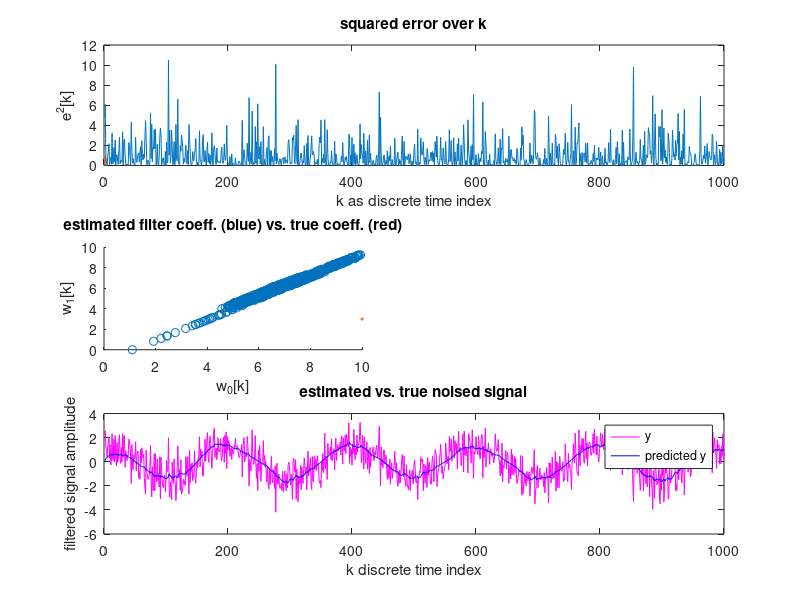
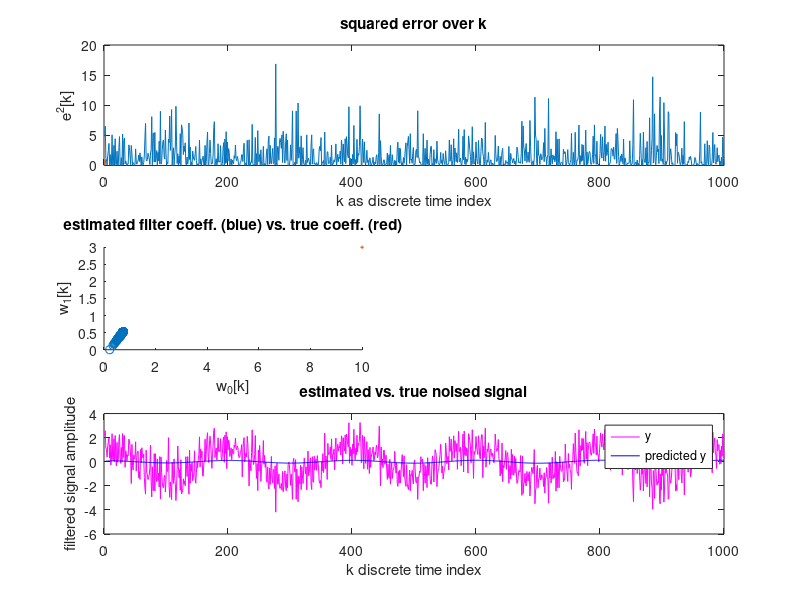
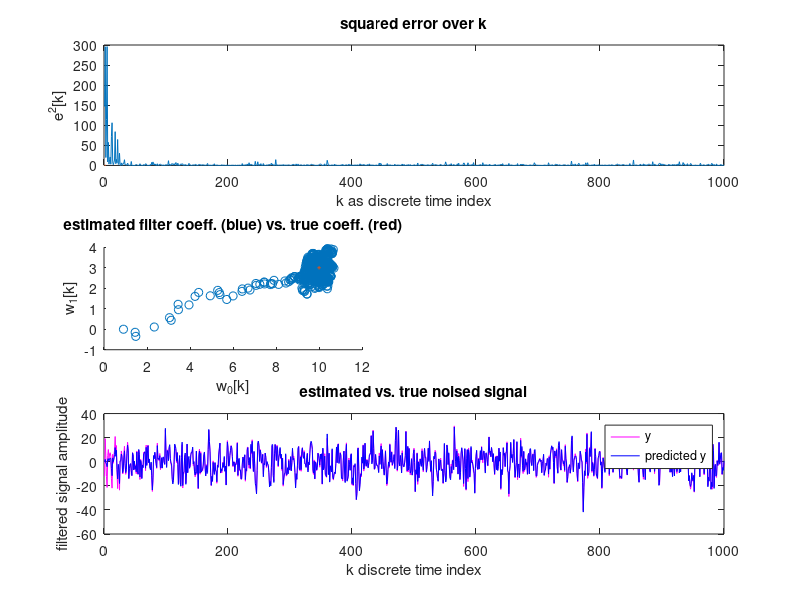
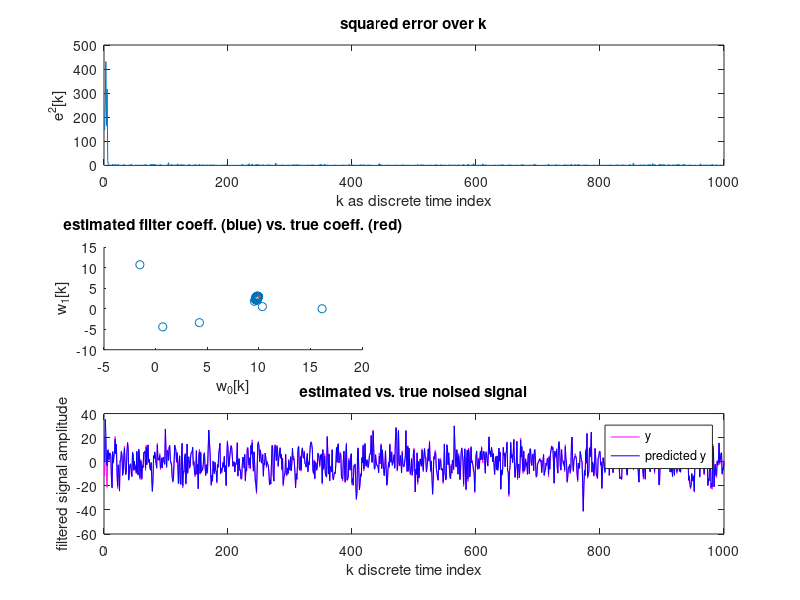

Write the MATLAB code that produced these figures, in order.
%%%%%%%%%%%%%%%%%%%%%%%%%%%%%%%%%%%%%%%%%% preparing the functions %%%%%%%%%%%%%%%%%%%%%%%%%%%%%%%%%%%%%%%%%%%%%
N = 1000;
k = (1:N);
sigma = 1; % variance
n = randn(N, 1);

function return_w = w_LMS_normal(k,full_input_signal,current_error_value,old_w,mu=0.1,gamma=0.01,order_p=2),
    
    if (k<=order_p),
        x_window = [ones(1,order_p-k)-1, full_input_signal(1:k)];
    else
        x_window = full_input_signal(k-order_p+1:k);
    endif
    x_window = transpose(x_window(end:-1:1)); % reverse structure such that newest time point is first element
    
    
    return_w = old_w + (mu/(gamma+(transpose(x_window)*x_window))) * x_window*current_error_value;
endfunction

function return_w = w_LMS_stochastic(k,full_input_signal,current_error_value,old_w,order_p=2),

    if (k<=order_p),
        x_window = [ones(1,order_p-k)-1, full_input_signal(1:k)];
    else
        x_window = full_input_signal(k-order_p+1:k);
    endif
    x_window = transpose(x_window(end:-1:1)); % reverse structure such that newest time point is first element
        
    return_w = old_w + (1/k) * x_window * current_error_value;
endfunction

function return_pred = filter_out(k,filter,full_input_signal,order_p=2),
    if (k<=order_p),
        x_window = [ones(1,order_p-k)-1, full_input_signal(1:k)];
    else
        x_window = full_input_signal(k-2+1:k);
        x_window
    endif

    x_window = transpose(x_window(end:-1:1)); % reverse structure such that newest time point is first element
    x_window
    return_pred = transpose(x_window) * filter
endfunction

function return_y = y(k,full_input_signal,current_noise_value,h_trans=[10,3],order_p=2),
    if (k<=order_p),
        x_window = [ones(1,order_p-k)-1, full_input_signal(1:k)];
    else
        x_window = full_input_signal(k-2+1:k);
    endif
    x_window = transpose(x_window(end:-1:1)); % reverse structure such that newest time point is first element

    return_y = h_trans * x_window + current_noise_value
endfunction

signal1 = 0.1 * cos(pi*k/(N/10));
signal2 = 0 + sqrt(1) * transpose(randn(N,1));

function return_mse = current_mse_value(y,y_est),
    return_mse = (y-y_est).^2; % for LMS lecture 04, page 35
endfunction

function return_lms_error = current_lms_error_value(y,y_est),
    return_lms_error = y-y_est % for LMS lecture 04, page 22
endfunction

%%%%%%%%%%%%%%%%%%%%%%%%%%%%%%%%% Generate the needed data %%%%%%%%%%%%%%%%%%%%%%%%%%%%%%%%%%%%%%%%%%
order_p = 2;
initialization = ones(order_p,1)-1; % lecture 04, page 22
w_ONE = initialization; % because initialization of x is also 0
w_TWO = initialization; 
w_THREE = initialization; 
w_FOUR = initialization; 

collect_error_normal_signal1 = [];
collect_w0_normal_signal1 = [];
collect_w1_normal_signal1 = [];
collect_pred_normal_signal1 = [];
collect_y_signal1 = [];

collect_error_stochastic_signal1 = [];
collect_w0_stochastic_signal1 = [];
collect_w1_stochastic_signal1 = [];
collect_pred_stochastic_signal1 = [];

collect_error_normal_signal2 = [];
collect_w0_normal_signal2 = [];
collect_w1_normal_signal2 = [];
collect_pred_normal_signal2 = [];
collect_y_signal2 = [];

collect_error_stochastic_signal2 = [];
collect_w0_stochastic_signal2 = [];
collect_w1_stochastic_signal2 = [];
collect_pred_stochastic_signal2 = [];


% lecture 04, page 22:
for k_=1:N,

    % ONE: NORMALIZED ALGORITHM SIGNAL 1
    % First produce filter outputs:

    pred_ONE = filter_out(k_,w_ONE,signal1);

    collect_pred_normal_signal1 = [collect_pred_normal_signal1, pred_ONE];

    % Secondly, calculate the error value:
    y_val_signal1 = y(k_,signal1,n(k_));
    collect_y_signal1 = [collect_y_signal1, y_val_signal1];
    
    error_ONE = current_mse_value(y_val_signal1,pred_ONE);
    
    collect_error_normal_signal1 = [collect_error_normal_signal1, error_ONE];
    
    relevant_error_ONE = current_lms_error_value(y_val_signal1,pred_ONE);
    % Finally update w:
    w_ONE =  w_LMS_normal(k_,signal1,relevant_error_ONE,w_ONE);
    
    collect_w0_normal_signal1 = [collect_w0_normal_signal1, w_ONE(1)];
    collect_w1_normal_signal1 = [collect_w1_normal_signal1, w_ONE(2)];


    % TWO: STOCHASTIC ALGORITHM SIGNAL 1

    pred_TWO = filter_out(k_,w_TWO,signal1);

    collect_pred_stochastic_signal1 = [collect_pred_stochastic_signal1, pred_TWO];

    % Secondly, calculate the error value:
    
    error_TWO = current_mse_value(y_val_signal1,pred_TWO);
    
    collect_error_stochastic_signal1 = [collect_error_stochastic_signal1, error_TWO];
    
    relevant_error_TWO = current_lms_error_value(y_val_signal1,pred_TWO);
    % Finally update w:
    w_TWO =  w_LMS_stochastic(k_,signal1,relevant_error_TWO,w_TWO);
    
    collect_w0_stochastic_signal1 = [collect_w0_stochastic_signal1, w_TWO(1)];
    collect_w1_stochastic_signal1 = [collect_w1_stochastic_signal1, w_TWO(2)];


    % THREE: NORMALIZED ALGORITHM SIGNAL 2
    % First produce filter outputs:

    pred_THREE = filter_out(k_,w_THREE,signal2);

    collect_pred_normal_signal2 = [collect_pred_normal_signal2, pred_THREE];

    % Secondly, calculate the error value:
    y_val_signal2 = y(k_,signal2,n(k_));
    collect_y_signal2 = [collect_y_signal2, y_val_signal2];
    
    error_THREE = current_mse_value(y_val_signal2,pred_THREE);
    
    collect_error_normal_signal2 = [collect_error_normal_signal2, error_THREE];
    
    relevant_error_THREE = current_lms_error_value(y_val_signal2,pred_THREE);
    % Finally update w:
    w_THREE =  w_LMS_normal(k_,signal2,relevant_error_THREE,w_THREE);
    
    collect_w0_normal_signal2 = [collect_w0_normal_signal2, w_THREE(1)];
    collect_w1_normal_signal2 = [collect_w1_normal_signal2, w_THREE(2)];


    % FOUR: STOCHASTIC ALGORITHM SIGNAL 2
    % First produce filter outputs:

    pred_FOUR = filter_out(k_,w_FOUR,signal2);

    collect_pred_stochastic_signal2 = [collect_pred_stochastic_signal2, pred_FOUR];

    % Secondly, calculate the error value:
    
    error_FOUR = current_mse_value(y_val_signal2,pred_FOUR);
    
    collect_error_stochastic_signal2 = [collect_error_stochastic_signal2, error_FOUR];
    
    relevant_error_FOUR = current_lms_error_value(y_val_signal2,pred_FOUR);
    % Finally update w:
    w_FOUR =  w_LMS_stochastic(k_,signal2,relevant_error_FOUR,w_FOUR);
    
    collect_w0_stochastic_signal2 = [collect_w0_stochastic_signal2, w_FOUR(1)];
    collect_w1_stochastic_signal2 = [collect_w1_stochastic_signal2, w_FOUR(2)];


endfor

%%%%%%%%%%%%%%%%%% Plotting %%%%%%%%%%%%%%%%%%%%%%%%%%%%%
% ONE: NORMALIZED ALGORITHM SIGNAL 1
subplot(3,2,1:2) % number rows, number columns, total position
plot(k,collect_error_normal_signal1, Color=[0,1,0])
xlabel('k as discrete time index');
ylabel('e^2[k]');
title('squared error over k');

subplot(3,2,3)
scatter( collect_w0_normal_signal1, collect_w1_normal_signal1)
hold on
scatter(10,3, Linewidth=6,Marker="+") % scatter h
hold off
%legend('estimated filter coefficients','aimed filter coefficients') %, Location='northeastoutside')
xlabel('w_0[k]');
ylabel('w_1[k]');
title('estimated filter coeff. (blue) vs. true coeff. (red)');

subplot(3,2,5:6)
plot(k,collect_y_signal1, Color='magenta')
hold on
plot(k,collect_pred_normal_signal1, Color='blue')
hold off
legend('y', 'predicted y', Location='northoutside')
xlabel('k discrete time index');
ylabel('filtered signal amplitude');
title('estimated vs. true noised signal');

print('NormalizedLMS_SignalCos.png')



% TWO: STOCHASTIC ALGORITHM SIGNAL 1
subplot(3,2,1:2) % number rows, number columns, total position
plot(k,collect_error_stochastic_signal1, Color=[0,1,0])
xlabel('k as discrete time index');
ylabel('e^2[k]');
title('squared error over k');

subplot(3,2,3)
scatter( collect_w0_stochastic_signal1, collect_w1_stochastic_signal1)
hold on
scatter(10,3, Linewidth=6,Marker="+") % scatter h
hold off
%legend('estimated filter coefficients','aimed filter coefficients') %, Location='northeastoutside')
xlabel('w_0[k]');
ylabel('w_1[k]');
title('estimated filter coeff. (blue) vs. true coeff. (red)');

subplot(3,2,5:6)
plot(k,collect_y_signal1, Color='magenta')
hold on
plot(k,collect_pred_stochastic_signal1, Color='blue')
hold off
legend('y', 'predicted y', Location='northoutside')
xlabel('k discrete time index');
ylabel('filtered signal amplitude');
title('estimated vs. true noised signal');

print('StochasticLMS_SignalCos.png')



% THREE: NORMALIZED ALGORITHM SIGNAL 2
subplot(3,2,1:2) % number rows, number columns, total position
plot(k,collect_error_normal_signal2, Color=[0,1,0])
xlabel('k as discrete time index');
ylabel('e^2[k]');
title('squared error over k');

subplot(3,2,3)
scatter( collect_w0_normal_signal2, collect_w1_normal_signal2)
hold on
scatter(10,3, Linewidth=6,Marker="+") % scatter h
hold off
%legend('estimated filter coefficients','aimed filter coefficients') %, Location='northeastoutside')
xlabel('w_0[k]');
ylabel('w_1[k]');
title('estimated filter coeff. (blue) vs. true coeff. (red)');

subplot(3,2,5:6)
plot(k,collect_y_signal2, Color='magenta')
hold on
plot(k,collect_pred_normal_signal2, Color='blue')
hold off
legend('y', 'predicted y', Location='northoutside')
xlabel('k discrete time index');
ylabel('filtered signal amplitude');
title('estimated vs. true noised signal');

print('NormalizedLMS_SignalNormal.png')



% FOUR: STOCHASTIC ALGORITHM SIGNAL 2
subplot(3,2,1:2) % number rows, number columns, total position
plot(k,collect_error_stochastic_signal2, Color=[0,1,0])
xlabel('k as discrete time index');
ylabel('e^2[k]');
title('squared error over k');

subplot(3,2,3)
scatter( collect_w0_stochastic_signal2, collect_w1_stochastic_signal2)
hold on
scatter(10,3, Linewidth=6,Marker="+") % scatter h
hold off
%legend('estimated filter coefficients','aimed filter coefficients') %, Location='northeastoutside')
xlabel('w_0[k]');
ylabel('w_1[k]');
title('estimated filter coeff. (blue) vs. true coeff. (red)');

subplot(3,2,5:6)
plot(k,collect_y_signal2, Color='magenta')
hold on
plot(k,collect_pred_stochastic_signal2, Color='blue')
hold off
legend('y', 'predicted y', Location='northoutside')
xlabel('k discrete time index');
ylabel('filtered signal amplitude');
title('estimated vs. true noised signal');

print('StochasticLMS_SignalNormal.png')

